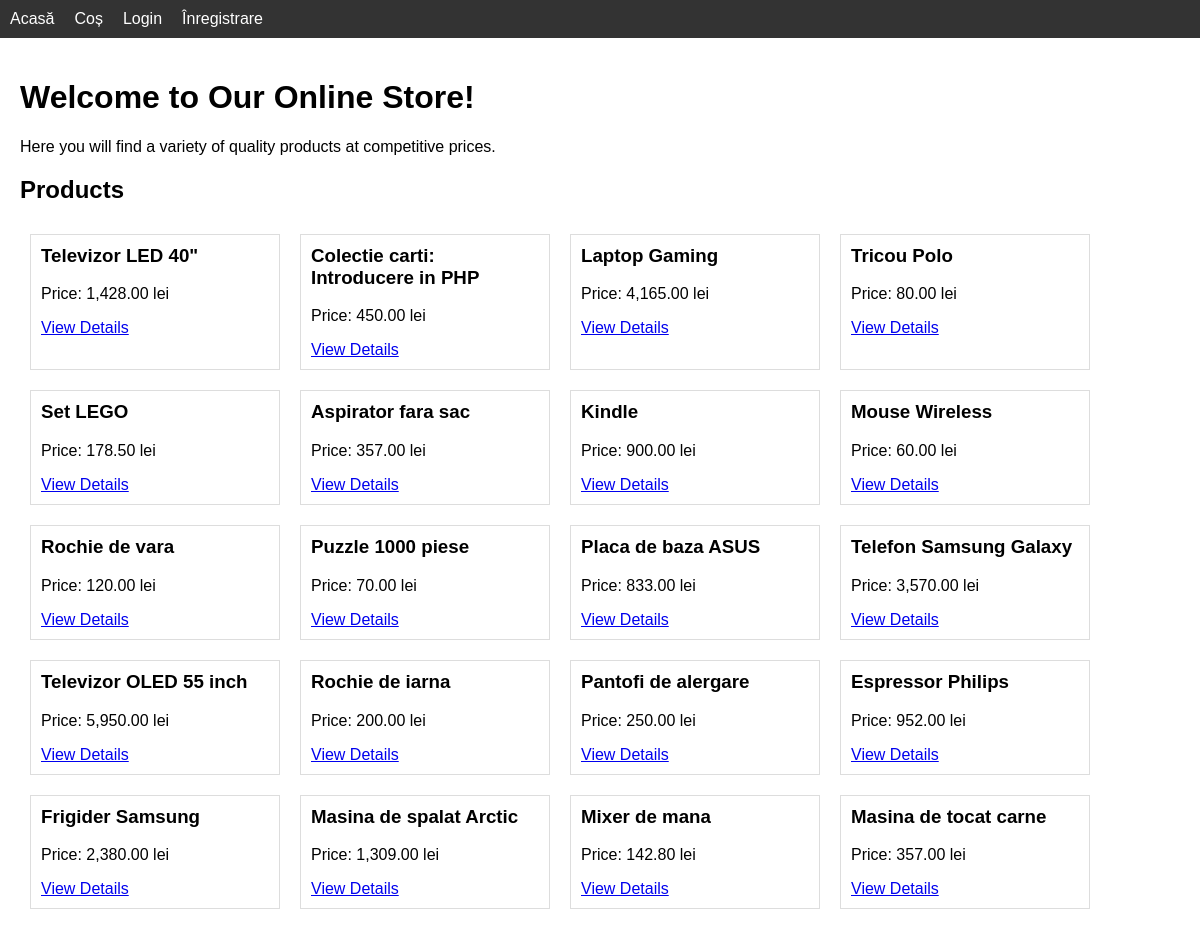
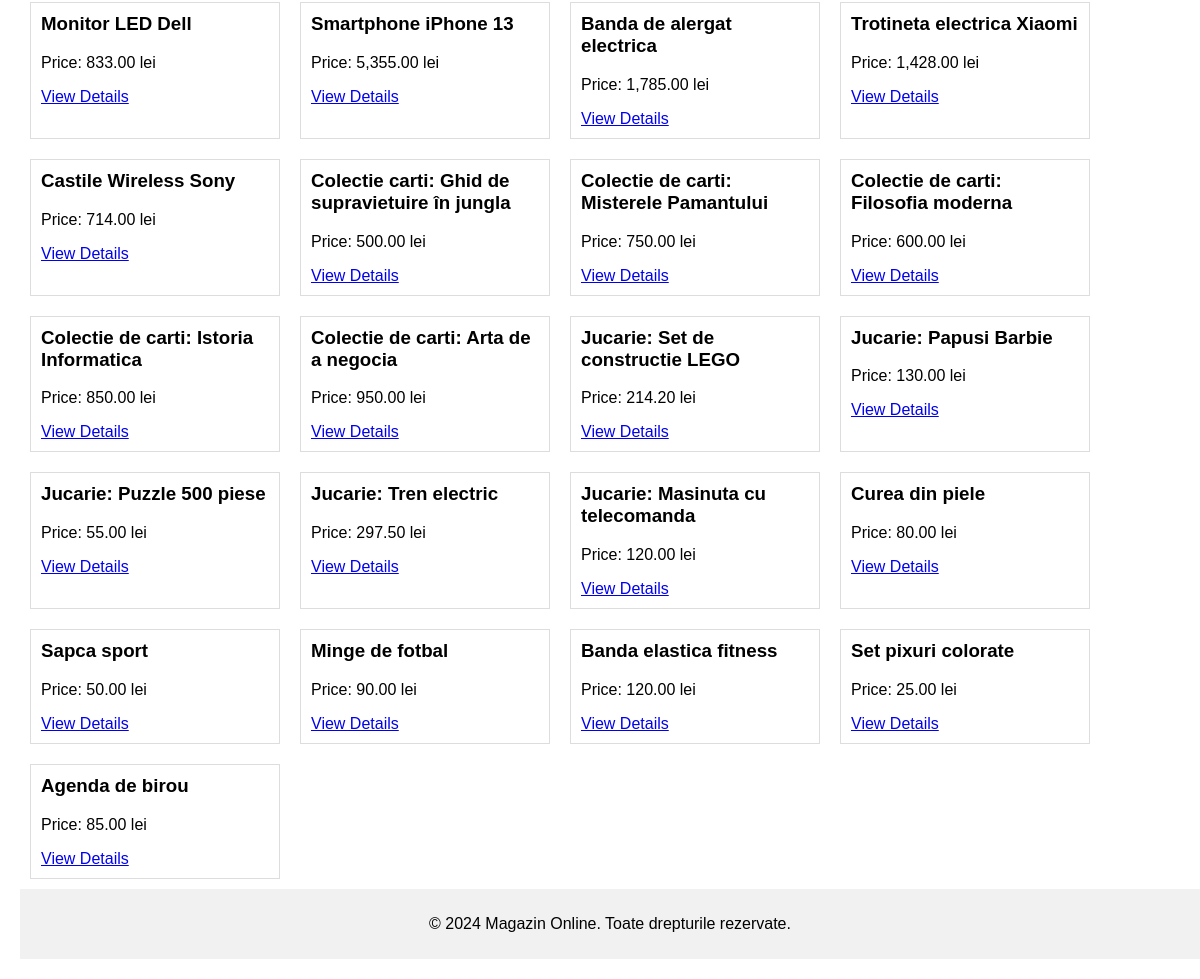
The page / on the database its author committed (2 pictures, top to bottom).
### tables this page shows
CREATE TABLE IF NOT EXISTS `products` (
  `id` int NOT NULL AUTO_INCREMENT,
  `title` varchar(150) NOT NULL,
  `description` text,
  `price` decimal(10,2) NOT NULL,
  `is_taxable` tinyint(1) NOT NULL DEFAULT '0',
  PRIMARY KEY (`id`)
);

### classes/Product.php (called while the page is built, shortened)
<?php
class Product {
    protected $id;
    protected $title;
    protected $price;
    protected $isTaxable;
    public function __construct($id, $title, $description, $price, $isTaxable) {
        $this->id = $id;
        $this->title = htmlspecialchars($title);
        $this->price = $price;
        $this->isTaxable = $isTaxable;
    }
    public function getId() {
        return $this->id;
    }
    public function getTitle() {
        return $this->title;
    }
    public function getPrice() {
        return $this->price;
    }
    public function isTaxable() {
        return $this->isTaxable;
    }
    public function getPriceWithTax() {
        if ($this->isTaxable()) {
            return $this->price * 1.19;
        }
        return $this->price;
    }
}
?>

### index.php (the view, shortened to what this page needs)
<?php
include 'includes/header.php';
require_once 'classes/Product.php';
require_once 'classes/Category.php';
?>
<h1>Welcome to Our Online Store!</h1>
<p>Here you will find a variety of quality products at competitive prices.</p>
<h2>Products</h2>
<div class="products">
    <?php
    $productQuery = "SELECT * FROM products";
    $productResult = $conn->query($productQuery);
    while ($row = $productResult->fetch_assoc()) {
        $product = new Product($row['id'], $row['title'], $row['description'], $row['price'], $row['is_taxable']);
        $priceWithTax = $product->isTaxable() ? number_format($product->getPriceWithTax(), 2) : number_format($product->getPrice(), 2);
        $categoryStmt = $conn->prepare("SELECT categories.name FROM categories
                                        JOIN product_categories ON categories.id = product_categories.category_id
                                        WHERE product_categories.product_id = ?");
        $categoryStmt->bind_param("i", $row['id']);
        $categoryStmt->execute();
        $categoryResult = $categoryStmt->get_result();
        $categories = [];
        while ($catRow = $categoryResult->fetch_assoc()) {
            $categories[] = htmlspecialchars($catRow['name']);
        }
        $categoriesString = implode(', ', $categories);
        echo "<div class='product'>
                <h3>{$product->getTitle()}</h3>
                <p>Price: {$priceWithTax} lei</p>
                <a href='product.php?id={$product->getId()}'>View Details</a>
              </div>";
    }
    ?>
</div>
<?php
include 'includes/footer.php';
?>

### includes/header.php (shortened to what this page needs)
<!DOCTYPE html>
<html lang="ro">
<head>
    <link rel="stylesheet" href="css/styles.css">
</head>
<body>
<?php include 'nav.php'; ?>
<div class="container">

### includes/nav.php (shortened to what this page needs)
<nav>
    <ul>
        <li><a href="index.php">Acasă</a></li>
        <li><a href="cart.php">Coș</a></li>
        <?php if (isset($_SESSION['user_id'])): ?>
            <li><a href="logout.php">Logout</a></li>
            <?php if ($_SESSION['role'] === 'admin'): ?>
                <li><a href="report.php">Raport</a></li>
            <?php endif; ?>
        <?php else: ?>
            <li><a href="login.php">Login</a></li>
            <li><a href="register.php">Înregistrare</a></li>
        <?php endif; ?>
    </ul>
</nav>

### includes/footer.php
<footer>
    <p>&copy; <?php echo date("Y"); ?> Magazin Online. Toate drepturile rezervate.</p>
</footer>
</body>
</html>

### css/styles.css (style rules this page uses)
body { font-family: Arial, sans-serif; margin: 0; padding: 0; }
nav { background-color: #333; }
nav ul { list-style-type: none; margin: 0; padding: 10px; display: flex; }
nav ul li { margin-right: 20px; }
nav ul li a { color: white; text-decoration: none; }
.container { padding: 20px; }
.products, .categories { display: flex; flex-wrap: wrap; }
.product, .category { border: 1px solid #ddd; padding: 10px; margin: 10px; width: calc(25% - 40px); box-sizing: border-box; }
.product h3, .category h3 { margin-top: 0; }
footer { background-color: #f1f1f1; text-align: center; padding: 10px; position: relative; bottom: 0; width: 100%; }

### rows shown on the page
products: title "Televizor LED 40\"", priceWithTax "1,428.00"
products: title "Colectie carti: Introducere in PHP", price "450.00"
products: title "Laptop Gaming", priceWithTax "4,165.00"
products: title "Tricou Polo", price "80.00"
products: title "Set LEGO", priceWithTax "178.50"
products: title "Aspirator fara sac", priceWithTax "357.00"
products: title "Kindle", price "900.00"
products: title "Mouse Wireless", price "60.00"
products: title "Rochie de vara", price "120.00"
products: title "Puzzle 1000 piese", price "70.00"
products: title "Placa de baza ASUS", priceWithTax "833.00"
products: title "Telefon Samsung Galaxy", priceWithTax "3,570.00"
products: title "Televizor OLED 55 inch", priceWithTax "5,950.00"
products: title "Rochie de iarna", price "200.00"
products: title "Pantofi de alergare", price "250.00"
products: title "Espressor Philips", priceWithTax "952.00"
products: title "Frigider Samsung", priceWithTax "2,380.00"
products: title "Masina de spalat Arctic", priceWithTax "1,309.00"
products: title "Mixer de mana", priceWithTax "142.80"
products: title "Masina de tocat carne", priceWithTax "357.00"
products: title "Monitor LED Dell", priceWithTax "833.00"
products: title "Smartphone iPhone 13", priceWithTax "5,355.00"
products: title "Banda de alergat electrica", priceWithTax "1,785.00"
products: title "Trotineta electrica Xiaomi", priceWithTax "1,428.00"
products: title "Castile Wireless Sony", priceWithTax "714.00"
products: title "Colectie carti: Ghid de supravietuire în jungla", price "500.00"
products: title "Colectie de carti: Misterele Pamantului", price "750.00"
products: title "Colectie de carti: Filosofia moderna", price "600.00"
products: title "Colectie de carti: Istoria Informatica", price "850.00"
products: title "Colectie de carti: Arta de a negocia", price "950.00"
products: title "Jucarie: Set de constructie LEGO", priceWithTax "214.20"
products: title "Jucarie: Papusi Barbie", price "130.00"
products: title "Jucarie: Puzzle 500 piese", price "55.00"
products: title "Jucarie: Tren electric", priceWithTax "297.50"
products: title "Jucarie: Masinuta cu telecomanda", price "120.00"
products: title "Curea din piele", price "80.00"
products: title "Sapca sport", price "50.00"
products: title "Minge de fotbal", price "90.00"
products: title "Banda elastica fitness", price "120.00"
products: title "Set pixuri colorate", price "25.00"
products: title "Agenda de birou", price "85.00"
